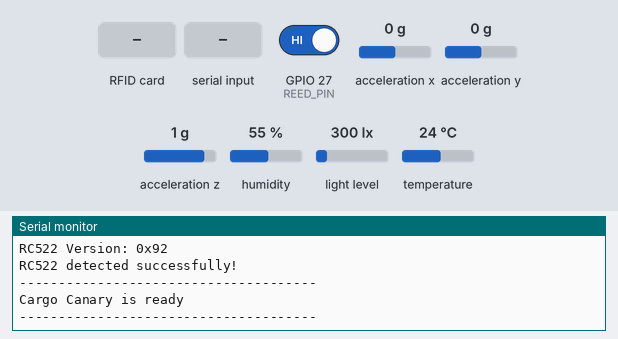
Bench run of a sketch on a simulated ESP32. Shown: the last lines printed to the serial monitor. Wiring (inferred from the names in the program): MPU-9250 motion sensor at I2C address 0x68. Inputs (shaded band) come from the test bench; at power-on: GPIO 27 (REED_PIN) HIGH, acceleration x 0 g, acceleration y 0 g, acceleration z 1 g, humidity 55 %, light level 300 lx, temperature 24 °C. Storage starts empty.

Above: at 2.4 s.
2.5 s: RFID card 5E 7A 19 C4 held to the reader
At 3.6 s:
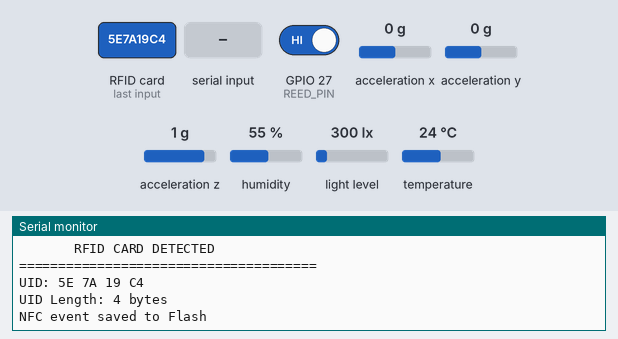
4.0 s: "R\n" received over Serial
At 4.9 s:
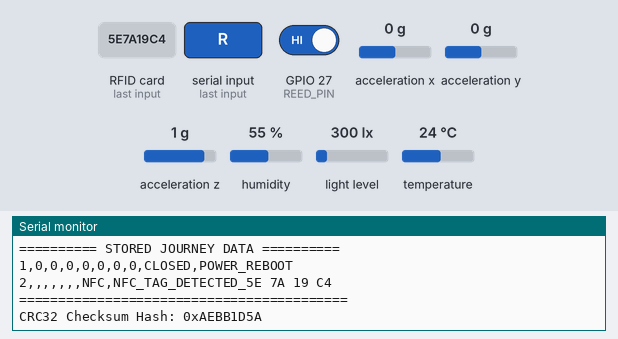
5.5 s: "{\n" received over Serial
At 6.4 s:
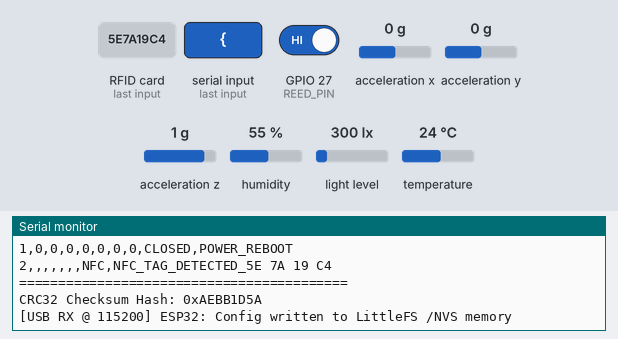
7.0 s: GPIO 27 (REED_PIN) driven LOW
21.0 s: "R\n" received over Serial
At 21.9 s:
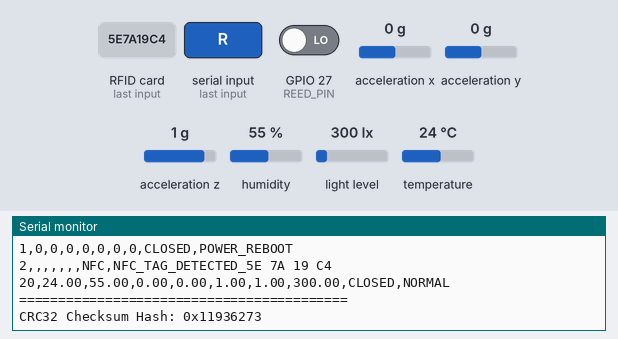

Measured:
- after the input at 2.5 s, the serial monitor: prints a new line at once (image 1)
- after the input at 4.0 s, the serial monitor: prints a new line at once (image 2)
- after the input at 5.5 s, the serial monitor: prints a new line at once (image 3)
- after the input at 21.0 s, the serial monitor: prints a new line at once (image 4)

The sketch:

cargo_canary_esp32.ino
```cpp
#include <Wire.h>
#include <SPI.h>
#include <DHT.h>
#include <BH1750.h>
#include <LittleFS.h>
#include <MFRC522.h>
#include <math.h>

// =====================================================
// EXACT PHYSICAL HARDWARE PIN CONFIGURATION
// =====================================================

// DHT11
#define DHTPIN 4
#define DHTTYPE DHT11
DHT dht(DHTPIN, DHTTYPE);

// I2C
#define SDA_PIN 21
#define SCL_PIN 22

// MPU6500
#define MPU6500_ADDR 0x68

// BH1750
BH1750 lightMeter;

// LittleFS
#define LOG_FILE "/journey.csv"
#define CONFIG_FILE "/config.json"

// Reed Switch
#define REED_PIN 27

// RC522 RFID (SPI)
#define SS_PIN 5
#define RST_PIN 15
#define SPI_SCK 18
#define SPI_MISO 19
#define SPI_MOSI 23
MFRC522 rfid(SS_PIN, RST_PIN);

// Dynamic Parameters
float shockThreshold = 2.0; // g-force default threshold
unsigned long lastSensorLog = 0;
const unsigned long LOG_INTERVAL = 20000; // 20 seconds

// =====================================================
// CRC32 CHECKSUM HELPER FUNCTION
// =====================================================
uint32_t calculateFileCRC32(const char *path) {
  File file = LittleFS.open(path, "r");
  if (!file) return 0;

  uint32_t crc = 0xFFFFFFFF;
  while (file.available()) {
    uint8_t b = file.read();
    crc ^= b;
    for (int i = 0; i < 8; i++) {
      uint32_t mask = -(crc & 1);
      crc = (crc >> 1) ^ (0xEDB88320 & mask);
    }
  }
  file.close();
  return ~crc;
}

// =====================================================
// MPU6500 ACCELEROMETER READING
// =====================================================
void readMPU6500(float &x, float &y, float &z) {
  Wire.beginTransmission(MPU6500_ADDR);
  Wire.write(0x3B);
  Wire.endTransmission(false);
  Wire.requestFrom((uint8_t)MPU6500_ADDR, (size_t)6);

  int16_t rawX = Wire.read() << 8 | Wire.read();
  int16_t rawY = Wire.read() << 8 | Wire.read();
  int16_t rawZ = Wire.read() << 8 | Wire.read();

  // Scale factor for ±2g mode
  x = rawX / 16384.0;
  y = rawY / 16384.0;
  z = rawZ / 16384.0;
}

// =====================================================
// SAVE SENSOR DATA TO LITTLEFS FLASH
// =====================================================
void saveData(float temp, float hum, float x, float y, float z, float accel, float light, String reedStatus, String event) {
  File file = LittleFS.open(LOG_FILE, "a");
  if (!file) {
    Serial.println("Failed to open journey.csv");
    return;
  }

  unsigned long timeSec = millis() / 1000;
  file.print(timeSec); file.print(",");
  file.print(temp, 2); file.print(",");
  file.print(hum, 2); file.print(",");
  file.print(x, 2); file.print(",");
  file.print(y, 2); file.print(",");
  file.print(z, 2); file.print(",");
  file.print(accel, 2); file.print(",");
  file.print(light, 2); file.print(",");
  file.print(reedStatus); file.print(",");
  file.println(event);

  file.close();
  Serial.println("Data saved to LittleFS Flash");
}

// =====================================================
// READ STORED JOURNEY DATA + COMPUTE CRC32 HASH
// =====================================================
void readStoredData() {
  File file = LittleFS.open(LOG_FILE, "r");
  if (!file) {
    Serial.println("Failed to open journey.csv");
    return;
  }

  Serial.println();
  Serial.println("========== STORED JOURNEY DATA ==========");
  while (file.available()) {
    Serial.write(file.read());
  }
  file.close();
  Serial.println("==========================================");

  uint32_t crc32Val = calculateFileCRC32(LOG_FILE);
  Serial.print("CRC32 Checksum Hash: 0x");
  Serial.println(crc32Val, HEX);
}

// =====================================================
// RFID / NFC CARD SCAN CHECK
// =====================================================
void checkRFID() {
  if (!rfid.PICC_IsNewCardPresent() || !rfid.PICC_ReadCardSerial()) return;

  Serial.println();
  Serial.println("======================================");
  Serial.println("       RFID CARD DETECTED");
  Serial.println("======================================");

  String uidStr = "";
  for (byte i = 0; i < rfid.uid.size; i++) {
    if (rfid.uid.uidByte[i] < 0x10) uidStr += "0";
    uidStr += String(rfid.uid.uidByte[i], HEX);
    if (i < rfid.uid.size - 1) uidStr += " ";
  }
  uidStr.toUpperCase();

  Serial.print("UID: "); Serial.println(uidStr);
  Serial.print("UID Length: "); Serial.print(rfid.uid.size); Serial.println(" bytes");

  // Save RFID Event to CSV
  File file = LittleFS.open(LOG_FILE, "a");
  if (file) {
    unsigned long timeSec = millis() / 1000;
    file.print(timeSec);
    file.print(",,,,,,,NFC,NFC_TAG_DETECTED_");
    file.println(uidStr);
    file.close();
    Serial.println("NFC event saved to Flash");
  }

  rfid.PICC_HaltA();
  rfid.PCD_StopCrypto1();
  delay(1000);
}

// =====================================================
// SENSOR LOGGING & TELEMETRY
// =====================================================
void readAndSaveSensors() {
  float temp = dht.readTemperature();
  float hum = dht.readHumidity();
  if (isnan(temp) || isnan(hum)) {
    temp = 0.0;
    hum = 0.0;
  }

  float x, y, z;
  readMPU6500(x, y, z);
  float acceleration = sqrt((x * x) + (y * y) + (z * z));
  float light = lightMeter.readLightLevel();

  String reedStatus = (digitalRead(REED_PIN) == LOW) ? "CLOSED" : "OPEN";
  String event = "NORMAL";

  if (acceleration >= shockThreshold && reedStatus == "OPEN") {
    event = "SHOCK_AND_PACKAGE_OPEN";
  } else if (acceleration >= shockThreshold) {
    event = "SHOCK";
  } else if (reedStatus == "OPEN") {
    event = "PACKAGE_OPEN";
  }

  Serial.println();
  Serial.println("========== SENSOR READING ==========");
  Serial.print("Temperature: "); Serial.print(temp); Serial.println(" °C");
  Serial.print("Humidity: "); Serial.print(hum); Serial.println(" %");
  Serial.print("X: "); Serial.print(x); Serial.println(" g");
  Serial.print("Y: "); Serial.print(y); Serial.println(" g");
  Serial.print("Z: "); Serial.print(z); Serial.println(" g");
  Serial.print("Total Acceleration: "); Serial.print(acceleration); Serial.println(" g");
  Serial.print("Light: "); Serial.print(light); Serial.println(" lux");
  Serial.print("Package: "); Serial.println(reedStatus);
  Serial.print("Event: "); Serial.println(event);

  saveData(temp, hum, x, y, z, acceleration, light, reedStatus, event);
}

// =====================================================
// PROCESS SERIAL INCOMING COMMANDS / CONFIG
// =====================================================
void checkSerialCommand() {
  if (Serial.available()) {
    String input = Serial.readStringUntil('\n');
    input.trim();

    if (input.equalsIgnoreCase("R")) {
      readStoredData();
    } else if (input.startsWith("{")) {
      File cfgFile = LittleFS.open(CONFIG_FILE, "w");
      if (cfgFile) {
        cfgFile.print(input);
        cfgFile.close();
      }
      Serial.println("[USB RX @ 115200] ESP32: Config written to LittleFS /NVS memory");
    }
  }
}

// =====================================================
// SETUP
// =====================================================
void setup() {
  Serial.begin(115200);
  delay(1000);

  Serial.println();
  Serial.println("======================================");
  Serial.println("       CARGO CANARY SYSTEM");
  Serial.println("======================================");

  Wire.begin(SDA_PIN, SCL_PIN);
  Serial.println("I2C started");

  dht.begin();
  Serial.println("DHT11 initialized");

  if (lightMeter.begin(BH1750::CONTINUOUS_HIGH_RES_MODE)) {
    Serial.println("BH1750 detected");
  } else {
    Serial.println("BH1750 NOT detected");
  }

  // MPU6500 Init (Wake up & set +-2g)
  Wire.beginTransmission(MPU6500_ADDR); Wire.write(0x6B); Wire.write(0x00); Wire.endTransmission();
  delay(100);
  Wire.beginTransmission(MPU6500_ADDR); Wire.write(0x1C); Wire.write(0x00); Wire.endTransmission();
  Serial.println("MPU6500 initialized");

  pinMode(REED_PIN, INPUT_PULLUP);
  Serial.println("Reed switch initialized");

  if (!LittleFS.begin(true)) {
    Serial.println("LittleFS mount failed");
  } else {
    Serial.println("LittleFS mounted successfully");

    // Log power reboot marker event
    File file = LittleFS.open(LOG_FILE, "a");
    if (file) {
      unsigned long timeSec = millis() / 1000;
      file.print(timeSec);
      file.println(",0,0,0,0,0,0,0,CLOSED,POWER_REBOOT");
      file.close();
    }
  }

  if (!LittleFS.exists(LOG_FILE)) {
    File file = LittleFS.open(LOG_FILE, "w");
    if (file) {
      file.println("Time,Temperature,Humidity,X,Y,Z,Acceleration,Light,Reed,Event");
      file.close();
      Serial.println("journey.csv created");
    }
  }

  SPI.begin(SPI_SCK, SPI_MISO, SPI_MOSI, SS_PIN);
  rfid.PCD_Init();
  delay(100);

  byte version = rfid.PCD_ReadRegister(rfid.VersionReg);
  Serial.print("RC522 Version: 0x");
  if (version < 0x10) Serial.print("0");
  Serial.println(version, HEX);

  if (version == 0x00 || version == 0xFF) {
    Serial.println("WARNING: RC522 not detected!");
  } else {
    Serial.println("RC522 detected successfully!");
  }

  Serial.println();
  Serial.println("--------------------------------------");
  Serial.println("Cargo Canary is ready");
  Serial.println("--------------------------------------");
}

// =====================================================
// MAIN LOOP
// =====================================================
void loop() {
  checkRFID();
  checkSerialCommand();

  if (millis() - lastSensorLog >= LOG_INTERVAL) {
    lastSensorLog = millis();
    readAndSaveSensors();
  }
}
```
